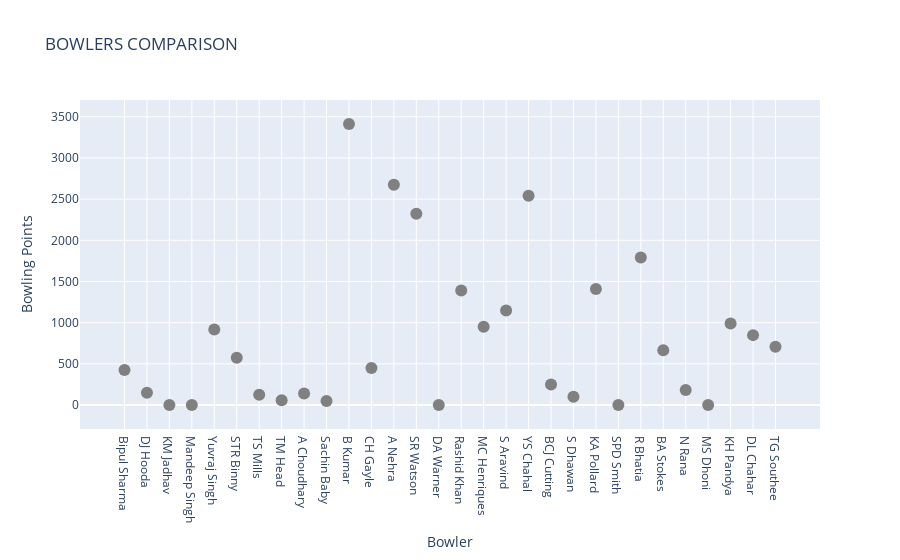

The notebook cell this image was saved under:
### Code cell
bowl_compare(list(bowl_points.keys())[:30])

### Figure 1 — Plotly figure (JSON) as saved in the notebook; plotly's stock layout.template omitted (floating-point values rounded to 4 significant figures)
{"data": [{"marker": {"color": "grey", "size": 12}, "mode": "markers", "name": "comparison", "type": "scatter", "x": ["Bipul Sharma", "DJ Hooda", "KM Jadhav", "Mandeep Singh", "Yuvraj Singh", "STR Binny", "TS Mills", "TM Head", "A Choudhary", "Sachin Baby", "B Kumar", "CH Gayle", "A Nehra", "SR Watson", "DA Warner", "Rashid Khan", "MC Henriques", "S Aravind", "YS Chahal", "BCJ Cutting", "S Dhawan", "KA Pollard", "SPD Smith", "R Bhatia", "BA Stokes", "N Rana", "MS Dhoni", "KH Pandya", "DL Chahar", "TG Southee"], "y": [425, 150, 0, 0, 916, 575, 125, 58, 141, 50, 3413, 450, 2674, 2324, 0, 1391, 950, 1149, 2540, 250, 100, 1408, 0, 1791, 666, 183, 0, 991, 849, 708]}], "layout": {"title": {"text": "BOWLERS COMPARISON"}, "xaxis": {"title": {"text": "Bowler"}}, "yaxis": {"title": {"text": "Bowling Points"}}}}
